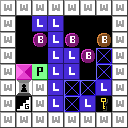

A level layout from a 2D game, rendered from its tile map. Below: a short description, then the map file with its tile-grid data intact:
An orthogonal 8x8 tile map with 16x16 px tiles, 1 tile layer (Tile layer 1).

<map version="1.0" tiledversion="1.1.5" orientation="orthogonal" renderorder="right-down" width="8" height="8" tilewidth="16" tileheight="16" infinite="0" nextobjectid="1">
 <properties>
  <property name="difficulty" value="6" />
  <property name="name" value="Lava No More" />
  <property name="turns" value="33" />
 </properties>
 <tileset firstgid="1" source="../../../dev/editor_tileset.tsx" />
 <layer name="Tile layer 1" width="8" height="8">
  <data encoding="csv">
1,1,1,1,1,1,1,1,
1,0,10,10,0,0,0,1,
1,0,11,10,11,0,2,1,
1,0,0,10,10,11,9,1,
1,7,17,10,10,0,9,1,
1,4,1,10,9,9,10,1,
1,18,1,10,9,10,5,1,
1,1,1,1,1,1,1,1
</data>
 </layer>
</map>
